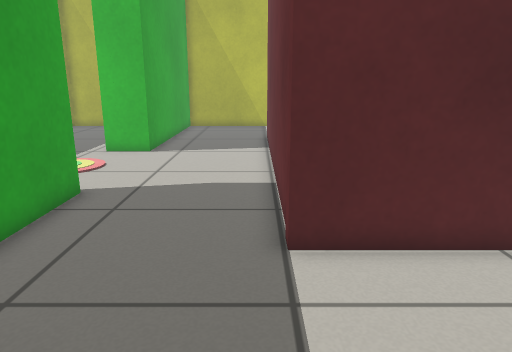
View 1 (above)

18 first-person views from a walk through a world built for the Gazebo simulator. The camera is 0.74 m above the floor, tilts 14° down and sees 70° across. The floor is counted in squares, 0.25 m on a side. Each view is taken from the middle of a square. On the plan, view 1 faces up. The plan holds only what a view shows up to about 20 squares ahead; the rest is blank.

View 2
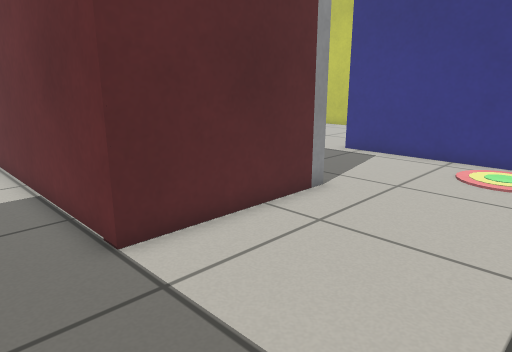

View 3
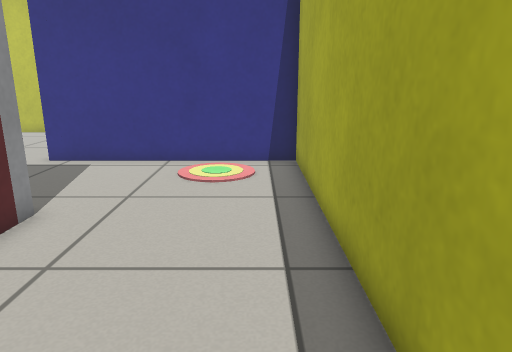

View 4
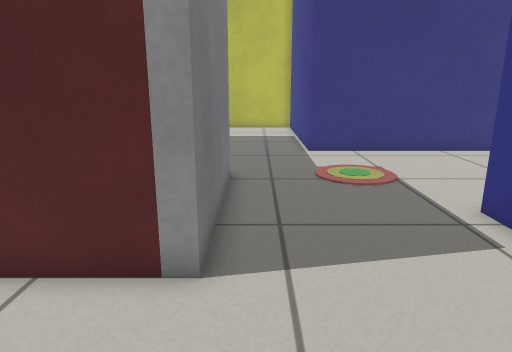

View 5
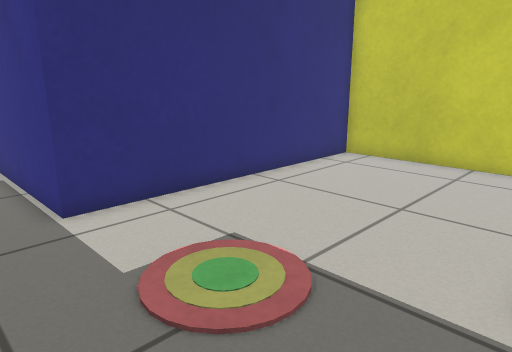

View 6
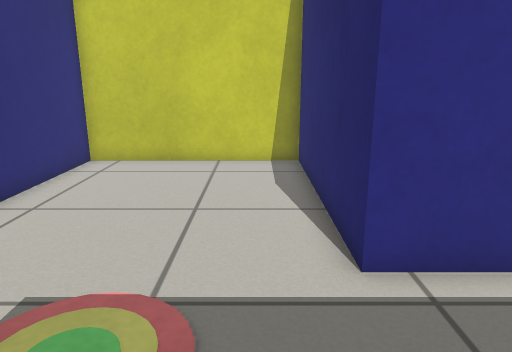

View 7
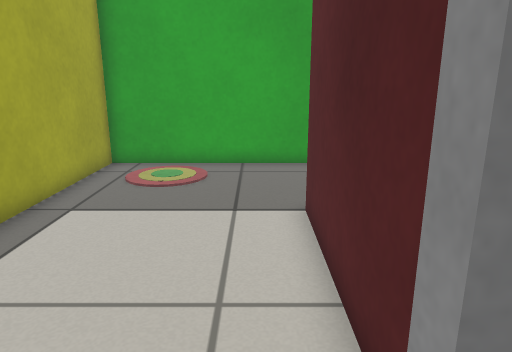

View 8
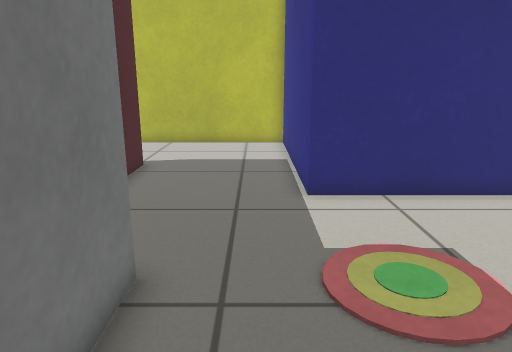

View 9
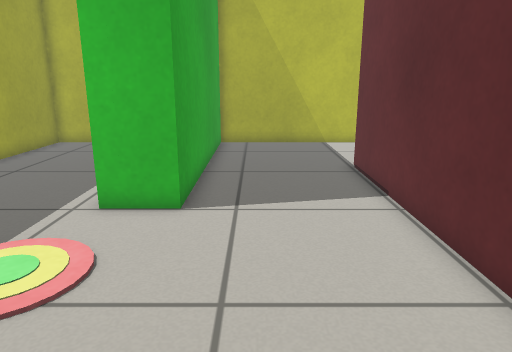

View 10
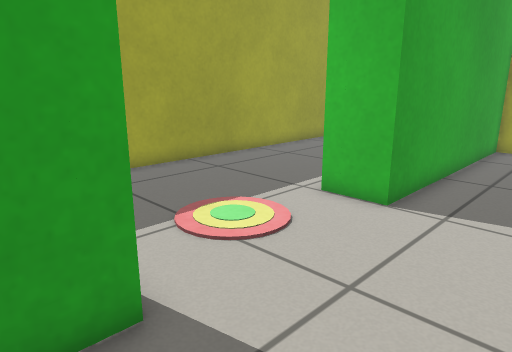

View 11
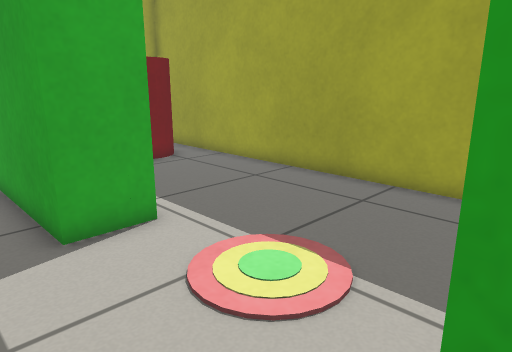

View 12
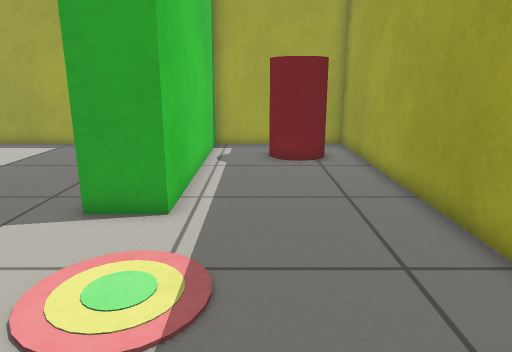

View 13
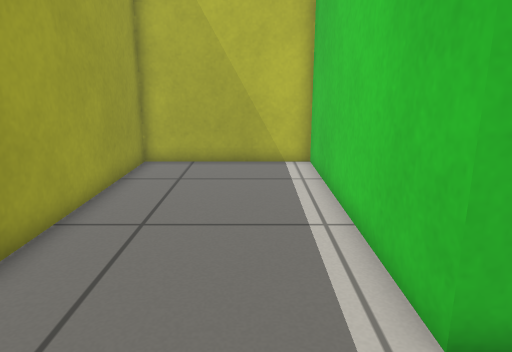

View 14
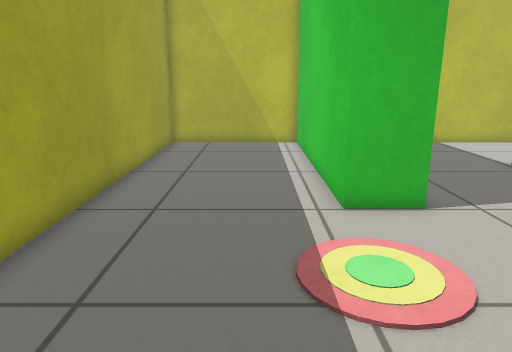

View 15
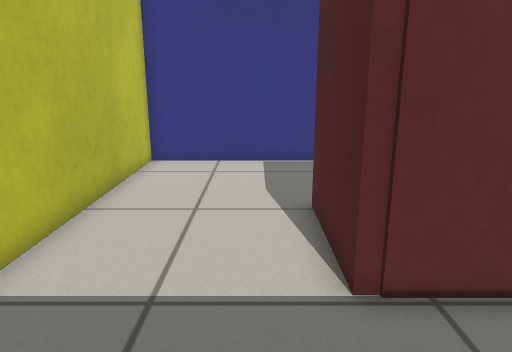

View 16
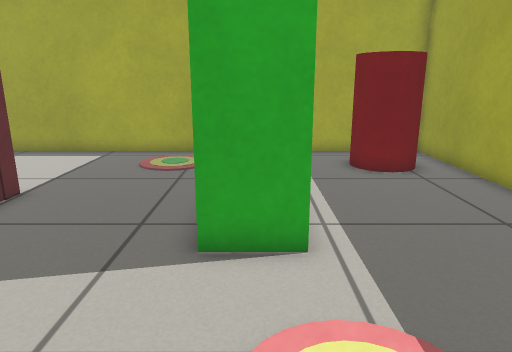

View 17
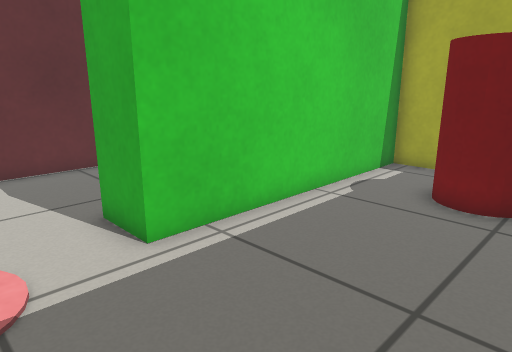

View 18
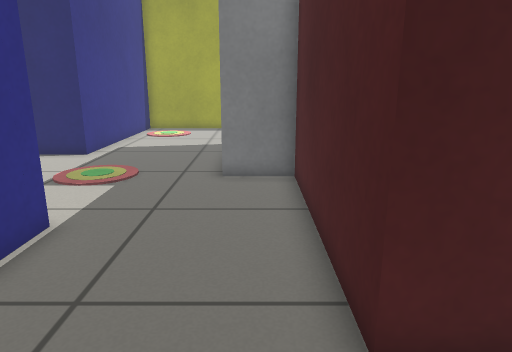

### Floor plan
Points are (right, up) in squares from view 1. A wall is a line through its corners. A room is listed if a view was taken in it or the views show most of it. See-through windows are left out.
Room 1 (views 1, 2, 3, 4, 5, 6, 7, 8)
walls: (7.1, 13.2) (7.1, 6.2) (0.6, 6.2); (-4.9, 4.4) (-4.9, -0.6) (13.4, -0.6) (13.4, 9.3) (22.4, 9.3) (22.4, 17.6) (10.4, 17.6)
ways out: opening at (-2, 5.2) to room 2; opening at (9.2, 15) to room 2
Room 2 (views 9, 10, 11, 12, 13, 14, 15, 16, 17, 18)
walls: (0.6, 6.2) (0.6, 21.6) (4.7, 21.6) (4.7, 13.2) (7.1, 13.2); (10.4, 17.6) (10.4, 27.2) (-4.9, 27.2) (-4.9, 16.5) (-7, 16.5) (-7, 27.2) (-13.4, 27.2) (-13.4, -0.6) (-7, -0.6) (-7, 9.9) (-4.9, 9.9) (-4.9, 4.4)
ways out: opening at (-2, 5.2) to room 1; opening at (9.2, 15) to room 1
objects: red cylinder (-12, 2) to (-10, 4)

Where each view was taken, in squares from view 1:
view 1: 0 up, 0 right, facing up
view 2: 0 up, 2 left, facing up-right
view 3: 1 up, 1 left, facing right
view 4: 1 up, 8 right, facing up
view 5: 9 up, 8 right, facing up-right
view 6: 11 up, 8 right, facing right
view 7: 5 up, 9 right, facing left
view 8: 8 up, 9 right, facing up
view 9: 8 up, 3 left, facing up
view 10: 8 up, 1 left, facing up-left
view 11: 17 up, 3 left, facing down-left
view 12: 18 up, 9 left, facing down
view 13: 13 up, 9 left, facing up
view 14: 8 up, 9 left, facing up
view 15: 23 up, 4 left, facing right
view 16: 16 up, 6 left, facing down
view 17: 13 up, 13 left, facing down-right
view 18: 25 up, 6 right, facing down
